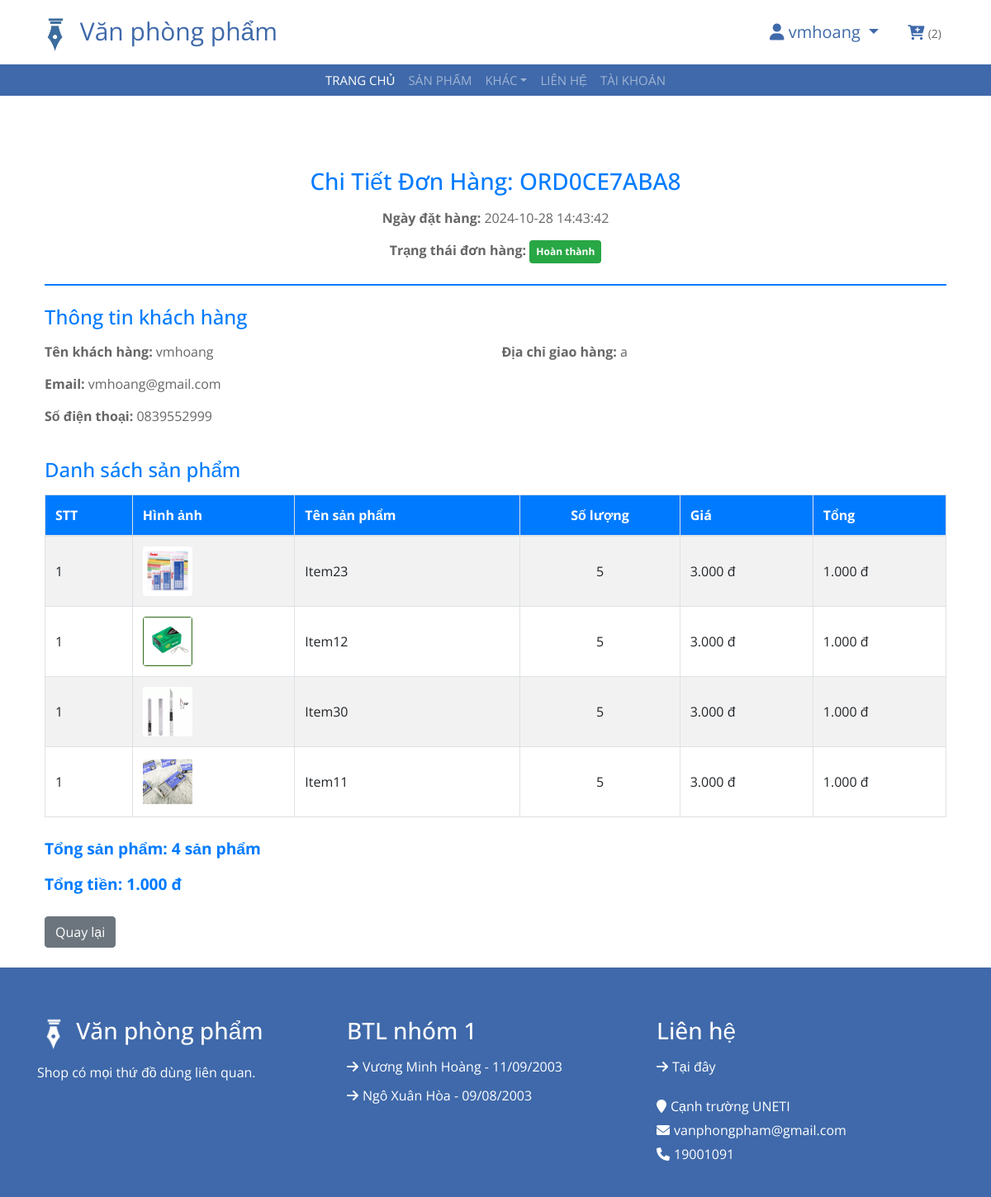
/chi-tiet-don-hang?orderCode=ORD0CE7ABA8 (signed in), run on the app's committed database.
### tables this page shows
CREATE TABLE `customer` (
  `ID` int(11) NOT NULL,
  `CustomerName` varchar(255) NOT NULL,
  `Phone` varchar(15) NOT NULL,
  `Email` varchar(255) NOT NULL,
  `Address` varchar(255) NOT NULL,
  `UserID` int(11) NOT NULL
);

CREATE TABLE `order` (
  `OrderCode` varchar(15) NOT NULL,
  `CustomerId` int(11) NOT NULL,
  `OrderDate` datetime NOT NULL,
  `TotalAmount` decimal(8,2) NOT NULL,
  `OrderStatus` varchar(255) NOT NULL COMMENT '"Pending", "Completed", "Cancelled"',
  `ShippingAddress` text DEFAULT NULL
);

CREATE TABLE `orderdetail` (
  `ID` int(11) NOT NULL,
  `OrderCode` varchar(15) DEFAULT NULL,
  `ProductId` int(11) DEFAULT NULL,
  `Price` decimal(8,2) NOT NULL,
  `Quantity` int(11) NOT NULL,
  `ProductName` varchar(255) NOT NULL,
  `UnitPrice` decimal(8,2) NOT NULL,
  `PriceSale` decimal(8,2) DEFAULT NULL,
  `ImageUrl` varchar(255) DEFAULT NULL
);

### core/View.php (called while the page is built, shortened)
<?php
class View
{
    public function render($view, $data = [], $layout = 'layouts/main')
    {
        if (file_exists(_DIR_ROOT . "/app/views/" . $view . ".php")) {
            require _DIR_ROOT . "/app/views/" . $view . ".php";
        } else {
            die("View không tồn tại: " . $view);
        }
        require _DIR_ROOT . "/app/views/$layout.php";
    }
}

### core/Controller.php (called while the page is built, shortened)
<?php
class Controller
{
    protected $view;
    public function __construct()
    {
        $this->view = new View();
    }
    public function view($view, $data = [], $layout = 'layouts/main')
    {
        $this->view->render($view, $data, $layout);
    }
    public function model($model)
    {
        if (file_exists(_DIR_ROOT . "/app/models/" . $model . ".php")) {
            return new $model();
        } else {
            die("Model không tồn tại: " . $model);
        }
    }
}

### app/controllers/CartController.php (called while the page is built, shortened)
<?php
class CartController extends Controller
{
    public function order_detail()
    {
        $userid =  $_SESSION['user']['ID'];
        $cartmodel = $this->model("Cart");
        $ordermodel = $this->model("Order");
        $usermodel = $this->model("User");
        if ($_SERVER["REQUEST_METHOD"] == "GET") {
            if (isset($_GET['orderCode'])) {
                $orderCode = $_GET['orderCode'];
                $arrayorderdetail = $ordermodel->GetOrdersDetailByOrdercode($orderCode);
                $params['myorder_detail'] = $arrayorderdetail;
                $params['customerinfo'] = $usermodel->getInfoUserByIdSession();
                $myorder = $ordermodel->GetOrdersByOrdercode($orderCode, $userid);
            }
        }
        $params['myorder'] = $myorder;
        $params['breadcrumbs'] = $this->handelBreadCrumd();
        $params['totalcartitem'] = $cartmodel->CountCartItem($userid)[0]['totalcartitem'];
        $this->view('carts/order_detail', $params, "layouts/_user");
    }
}

### index.php (called while the page is built, shortened)
<?php
$app = new App();

### core/Database.php (called while the page is built, shortened)
<?php
class Database
{
    private $connection;
    private function connect($host, $username, $password, $database, $port)
    {
        $this->connection = new mysqli($host, $username, $password, $database, $port);
    }
    public function selectOne($query)
    {
        $result = $this->connection->query($query);
        $row = $result->fetch_assoc();
        return $row ? $row : null;
    }
    public function select($query)
    {
        $result = $this->connection->query($query);
        $data = [];
        while ($row = $result->fetch_assoc()) {
            $data[] = $row;
        }
        return $data;
    }
}

### app/models/Order.php (called while the page is built, shortened)
<?php
class Order extends Model
{
    public function GetOrdersByOrdercode($ordercode, $userid)
    {
        $query = "SELECT * FROM `order` WHERE CustomerId = $userid and OrderCode = '$ordercode'";
        return $this->selectOne($query);
    }
    public function GetOrdersDetailByOrdercode($ordercode)
    {
        $query = "SELECT * FROM `orderdetail` WHERE OrderCode = '$ordercode'";
        return $this->select($query);
    }
}

### core/Model.php (called while the page is built, shortened)
<?php
require './core/Database.php';
class Model
{
    protected $db;
    public function __construct()
    {
        $this->db = new Database();
    }
    public function selectOne($query)
    {
        return $this->db->selectOne($query);
    }
    public function select($query)
    {
        return $this->db->select($query);
    }
}

### app/models/User.php (called while the page is built, shortened)
<?php
class User extends Model
{
    public function getInfoUserByIdSession()
    {
        if (isset($_SESSION['user'])) {
            $id = $_SESSION['user']['ID'];
            $query = "SELECT * FROM `customer` WHERE UserID = $id";
            return $this->selectOne($query);
        }
    }
}

### app/views/carts/order_detail.php (the view, shortened to what this page needs)
<?php
$statusMap = [
    'Completed' => 'badge-success',
    'Cancelled' => 'badge-danger',
    'Pending' => 'badge-warning',
];
$arrstatus = array(
    "Pending" => "Chờ xác nhận",
    "Cancelled" => "Đã huỷ",
    "Completed" => "Hoàn thành",
);
?>
<div class="container mt-5 p-4">
    <div class="order-header mb-4 text-center">
        <h3>Chi Tiết Đơn Hàng: <?php echo $myorder['OrderCode'] ?></h3>
        <p><strong>Ngày đặt hàng:</strong> <?php echo $myorder['OrderDate'] ?></p>
        <p><strong>Trạng thái đơn hàng:</strong> <span class="p-2 badge <?php echo $statusMap[$myorder['OrderStatus']] . ' ' . lcfirst($myorder['OrderStatus']) ?>"><?php echo $arrstatus[$myorder['OrderStatus']]  ?></span></p>
    </div>
    <h4>Thông tin khách hàng</h4>
    <div class="row mb-4">
        <div class="col-md-6">
            <p><strong>Tên khách hàng:</strong> <?php echo $customerinfo['CustomerName'] ?></p>
            <p><strong>Email:</strong> <?php echo $customerinfo['Email'] ?></p>
            <p><strong>Số điện thoại:</strong> <?php echo $customerinfo['Phone'] ?></p>
        </div>
        <div class="col-md-6">
            <p><strong>Địa chỉ giao hàng:</strong> <?php echo $myorder['ShippingAddress'] ?></p>
        </div>
    </div>
    <h4>Danh sách sản phẩm</h4>
    <table class="table table-striped table-bordered order-items">
        <thead>
            <tr>
                <th>STT</th>
                <th>Hình ảnh</th>
                <th>Tên sản phẩm</th>
                <th class="text-center">Số lượng</th>
                <th class="text-end">Giá</th>
                <th class="text-end">Tổng</th>
            </tr>
        </thead>
        <tbody>
            <?php
            foreach ($myorder_detail as $detail) {
            ?>
                <tr>
                    <td>1</td>
                    <td><img src="<?php echo _WEB_ROOT . "/" . $detail['ImageUrl'] ?>" alt="Kẹp giấy tam giác C62" class="product-image"></td>
                    <td><?php echo $detail['ProductName'] ?></td>
                    <td class="text-center"><?php echo $detail['Quantity'] ?></td>
                    <td class="text-end"><?php echo number_format($detail['UnitPrice'], 0, ',', '.') . ' đ'  ?></td>
                    <td class="text-end"><?php echo number_format($detail['Price'], 0, ',', '.') . ' đ'  ?></td>
                </tr>
            <?php
            }
            ?>
        </tbody>
    </table>
    <div class="total-payment text-end mt-4">
        <p>Tổng sản phẩm: <?php echo count($myorder_detail) ?> sản phẩm</p>
        <p>Tổng tiền: <?php echo number_format($myorder['TotalAmount'], 0, ',', '.') . ' đ' ?></p>
    </div>
    <div class="action-buttons mt-4 d-flex justify-content-between">
        <a href="<?php echo _WEB_ROOT . '/don-hang' ?>" class="btn btn-secondary">Quay lại</a>
    </div>
</div>

### app/views/layouts/header.php (shortened to what this page needs)
<header class="top-header">
	<div class="container">
		<div class="row align-items-center">
			<div class="col-md-6">
				<div class="logo">
					<a href="<?php echo _WEB_ROOT ?>/trang-chu" style="font-size: 30px;">
						<img src="<?php echo _WEB_ROOT ?>/public/img/logo.png" width="44" height="44"> Văn phòng phẩm</a>
				</div>
			</div>
			<div class="col-md-6">
				<div class="user">
					<?php
					if (isset($_SESSION['username'])) {
						$user = $_SESSION['user'];
					?>
						<div class="dropdown">
							<a class="dropdown-toggle" href="#" role="button" id="dropdownMenuLink" data-toggle="dropdown" aria-haspopup="true" aria-expanded="false" style="margin-right: 1rem; font-size: 20px;">
								<i class='fa fa-user'></i> <?php echo $user['CustomerName']; ?>
							</a>
						</div>
					<?php
					} else {
					?>
						<a style="margin-right: 1rem;" href="<?php echo _WEB_ROOT ?>/dang-nhap">Đăng nhập</a>
					<?php
					}
					?>
					<a class="cart" href="<?php echo _WEB_ROOT ?>/gio-hang">
						<i class="fa fa-cart-plus"></i>
						<span class="number_cart"><?php if (isset($_SESSION['username'])) {
														echo  "($totalcartitem)";
													} ?></span>
					</a>
				</div>
			</div>
		</div>
	</div>
</header>
<div class="header">
	<div class="container">
		<nav class="navbar navbar-expand-md bg-dark navbar-dark">
			<div class="collapse navbar-collapse justify-content-between" id="navbarCollapse">
				<div class="navbar-nav m-auto">
					<a href="<?php echo _WEB_ROOT ?>/trang-chu" class="nav-item nav-link active">trang chủ</a>
					<a href="<?php echo _WEB_ROOT ?>/danh-sach-san-pham" class="nav-item nav-link">sản phẩm</a>
					<div class="nav-item dropdown">
						<a href="#" class="nav-link dropdown-toggle" data-toggle="dropdown" aria-expanded="false">Khác</a>
					</div>
					<a href="<?php echo _WEB_ROOT ?>/lien-he" class="nav-item nav-link">Liên hệ</a>
					<a href="<?php echo _WEB_ROOT ?>/tai-khoan" class="nav-item nav-link">Tài khoản</a>
				</div>
			</div>
		</nav>
	</div>
</div>

### public/css/style.css (style rules this page uses)
body { color: #666666; font-family: "Open Sans", sans-serif; font-weight: 400; background: #ffffff; }
a { color: #3f69aa; transition: 0.5s; }
p { padding: 0; margin: 0 0 15px 0; }
h1, h2, h3, h4, h5, h6 { color: #666666; margin: 0 0 15px 0; padding: 0; }
.top-header { padding: 15px 0; background: #ffffff; }
.top-header .logo { text-align: left; overflow: hidden; }
.top-header .logo a img { max-height: 60px; }
.top-header .user { width: 100%; text-align: right; }
.top-header .user .dropdown { display: inline-block; margin-right: 15px; }
.top-header .user .cart { display: inline-block; }
.top-header .user .cart i { color: #3f69aa; font-size: 18px; }
.top-header .user .cart span { color: #666666; font-size: 14px; }
@media (min-width: 768px) { .top-header { max-height: 90px; } }
.header { position: relative; }
.header .navbar { height: 100%; padding: 0; }
.header, .header .navbar { background: #3f69aa !important; }
.header a.nav-link { padding: 8px 15px; font-size: 15px; text-transform: uppercase; }
.row { margin-right: 0; }
.product-image { height: 200px; overflow: hidden; display: flex; align-items: center; justify-content: center; }

### app/views/carts/order_detail.php (style rules this page uses)
h3, h4 { color: #007bff; }
.order-header { border-bottom: 2px solid #007bff; padding-bottom: 10px; margin-bottom: 20px; }
.order-items th, .order-items td { vertical-align: middle; }
.order-items thead { background-color: #007bff; color: white; }
.total-payment p { font-size: 1.2rem; font-weight: bold; color: #007bff; }
.product-image { width: 60px; height: 60px; object-fit: cover; border-radius: 4px; }
.completed { background-color: #28a745; color: white; }

### data on the page
customer: CustomerName "vmhoang", Email "vmhoang@gmail.com", Phone "0839552999"
order: OrderCode "ORD0CE7ABA8", OrderDate "2024-10-28 14:43:42", OrderStatus "Hoàn thành", ShippingAddress "a", TotalAmount "1.000"
orderdetail: ImageUrl (picture), ProductName "Item23", Quantity "5", UnitPrice "3.000", Price "1.000"
orderdetail: ImageUrl (picture), ProductName "Item12", Quantity "5", UnitPrice "3.000", Price "1.000"
orderdetail: ImageUrl (picture), ProductName "Item30", Quantity "5", UnitPrice "3.000", Price "1.000"
orderdetail: ImageUrl (picture), ProductName "Item11", Quantity "5", UnitPrice "3.000", Price "1.000"

### other printed values
$totalcartitem "2"
count($myorder_detail) "4"
